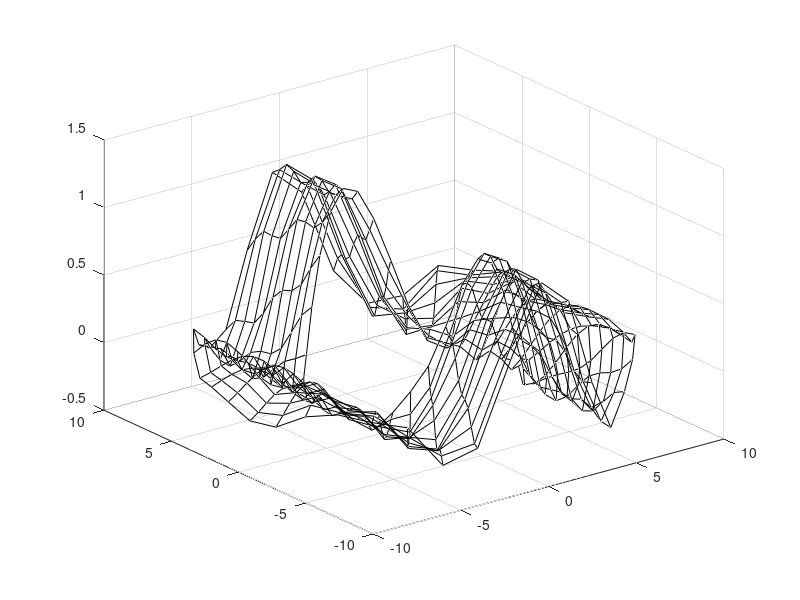

Reproduce this figure in MATLAB. (Note: this script raises an error after producing the figure.)
% Create some polar data to work with.
theta = linspace(0,2*pi,40);
rho = [5:.5:10]';
[rho,theta] = meshgrid(rho,theta);
% Map the polar coordinates to Cartesian coordinates.
[X,Y] = pol2cart(theta,rho);
Z = (sin(X)./X) + .05*sin(3*Y);
% Generate a black wire mesh plot.
hm = mesh(X,Y,Z);
set(hm,'FaceColor','none','EdgeColor','k')
hold on
ax = axis;
axis(ax)
% Project Data to the different planes.
h(1) = surf(X,Y,ax()+0*Z,Z); % X-Y Plane Projection
h(2) = surf(X,ax(4)+0*Y,Z);   % X-Z Plane Projection
h(3) = surf(ax(2)+0*X,Y,Z);   % Y-Z Plane Projection
set(h,'FaceColor','interp','EdgeColor','interp')
% Build a colormap that consists of three separate
% colormaps.
cmapX = bone(32);
cmapY = cool(32);
cmapZ = jet(32);
cmap = [cmapX;cmapY;cmapZ];
colormap(cmap)
% Map the CData of each surface plot to a contiguous, 
% nonoverlapping set of data.  Each CData must have
% the same range.
zmin = min(Z(:));
zmax = max(Z(:));
% CDX ranges from 1 to 32.
cdx = min(32,round(31*(Z-zmin)/(zmax-zmin))+1);
% CDY ranges from 33 to 64.
cdy = cdx+32;
% CDZ ranges from 65 to 96.
cdz = cdy+32;
% Update the CDatas.
set(h(1),'CData',cdx)
set(h(3),'CData',cdy)
set(h(2),'CData',cdz)
% Change CLim (Color Limits) so that it spans all the CDatas
caxis([min(cdx(:)) max(cdz(:))])

% % Define a colormap that uses the cool colormap and 
% % the gray colormap and assign it as the Figure's colormap.
% colormap([cool(64);gray(64)])
% % Generate some surface data.
% [X,Y,Z] = peaks(30);
% % Produce the two surface plots.
% h(1) = surf(X,Y,Z);
% hold on
% h(2) = pcolor(X,Y,Z);
% hold off
% % Move the pcolor to Z = -10.
% % The 0*Z is in the statement below to insure that the size
% % of the ZData does not change.
% set(h(2),'ZData',-10 + 0*Z)
% set(h(2),'FaceColor','interp','EdgeColor','interp')
% view(3)
% % Scale the CData (Color Data) of each plot so that the 
% % plots have contiguous, nonoverlapping values.  The range 
% % of each CData should be equal. Here the CDatas are mapped 
% % to integer values so that they are easier to manage; 
% % however, this is not necessary.
% % Initially, both CDatas are equal to Z.
% m = 64;  % 64-elements is each colormap
% cmin = min(Z(:));
% cmax = max(Z(:));
% % CData for surface
% C1 = min(m,round((m-1)*(Z-cmin)/(cmax-cmin))+1); 
% % CData for pcolor
% C2 = 64+C1;
% % Update the CDatas for each object.
% set(h(1),'CData',C1);
% set(h(2),'CData',C2);
% % Change the CLim property of axes so that it spans the 
% % CDatas of both objects.
% caxis([min(C1(:)) max(C2(:))])
% 
% % figure
% % %% Create two axes
% % ax1 = axes;
% % [x,y,z] = peaks;
% % surf(ax1,x,y,z)
% % view(2)
% % ax2 = axes;
% % scatter(ax2,randn(1,120),randn(1,120),50,randn(1,120),'filled')
% % %% Link them together
% % linkaxes([ax1,ax2])
% % %% Hide the top axes
% % ax2.Visible = 'off';
% % ax2.XTick = [];
% % ax2.YTick = [];
% % %% Give each one its own colormap
% % colormap(ax1,'hot')
% % colormap(ax2,'cool')
% % %% Then add colorbars and get everything lined up
% % set([ax1,ax2],'Position',[.17 .11 .685 .815]);
% % cb1 = colorbar(ax1,'Position',[.05 .11 .0675 .815]);
% % cb2 = colorbar(ax2,'Position',[.88 .11 .0675 .815]);
% 
% 
% % clear all
% % figure
% % 
% % 
% % hold on
% % 
% % [x,y,z] = peaks;
% % 
% % surf(x,y,z,'edgecolor','none');
% % hold on
% % grid on
% % 
% % 
% % 
% % [X,map] = imread('newWorld.png');
% % 
% % % 
% % % colormap(map);
% % 
% % x=xlim;
% % y=ylim;
% % 
% % surf([x;x],[y(1) y(1) ; y(2) y(2)],[-pi  -pi;-pi  -pi],...
% %     'facecolor','texturemap',...
% %     'cdata',X);
% % 
% % xlabel('x')
% % ylabel('y')
% % zlabel('z')
% % 
% % view(3)
% 
% 
% % figure
% % hold on
% % 
% % t = 0:pi/50:10*pi;
% % plot3(sin(t),cos(t),t);
% % 
% % grid on
% % 
% % load clown
% % colormap(map)
% % 
% % x=xlim
% % y=ylim
% % 
% % surf([x;x],[y(1) y(1) ; y(2) y(2)],zeros(2),...
% %     'facecolor','texturemap',...
% %     'cdata',X(end:-1:1,:))
% % 
% % xlabel('x')
% % ylabel('y')
% % zlabel('z')
% % 
% % view(3)
% 
% 
% 
% 
% 
% 
% 
% 
% 
% % % the data that you want to plot as a 3D surface.
% % [x,y,z] = peaks;
% %  
% % % get the corners of the domain in which the data occurs.
% % min_x = min(min(x));
% % min_y = min(min(y));
% % max_x = max(max(x));
% % max_y = max(max(y));
% %  
% % % the image data you want to show as a plane.
% % planeimg =flipud(imread('newWorld.png'));
% %  
% % % scale image between [0, 255] in order to use a custom color map for it.
% % minplaneimg = min(min(planeimg)); % find the minimum
% % scaledimg = (floor(((planeimg - minplaneimg) ./ ...
% %     (max(max(planeimg)) - minplaneimg)) * 255)); % perform scaling
% %  
% % % convert the image to a true color image with the jet colormap.
% % colorimg = ind2rgb(scaledimg,jet(256));
% %  
% % % set hold on so we can show multiple plots / surfs in the figure.
% % figure; hold on;
% %  
% % % do a normal surface plot.
% % surf(x,y,z,'edgecolor','none');
% %  
% %  
% % % desired z position of the image plane.
% % imgzposition = -10;
% %  
% % % plot the image plane using surf.
% % surf([min_x max_x],[min_y max_y],repmat(imgzposition, [2 2]),...
% %     colorimg,'facecolor','texture')
% %  
% % % set the view.
% % view(45,30);
% %  
% % % label the axes
% % xlabel('x');
% % ylabel('y');
% % zlabel('z');
% % % 
% % % % the data that you want to plot as a 3D surface.
% % % [x,y,z] = peaks;
% % %  
% % % 
% % %  
% % % % the image data you want to show as a plane.
% % % planeimg =flipud(imread('newWorld.png'));
% % %  
% % %  
% % % % set hold on so we can show multiple plots / surfs in the figure.
% % % figure; hold on;
% % %  
% % % % do a normal surface plot.
% % % surf(x,y,z,'edgecolor','none');
% % %  
% % % % desired z position of the image plane.
% % % imgzposition = -pi;
% % %  
% % % % plot the image plane using surf.
% % % % surf([min_x max_x],[min_y max_y],repmat(imgzposition, [2 2]),...
% % % %     planeimg,'facecolor','texture')
% % % surf([0  9.2],[0  9.2],repmat(imgzposition, [2 2]),...
% % %     planeimg,'facecolor','texture')
% % %  
% % % % set the view.
% % % view(45,30);
% % %  
% % % 
% % % % figure;
% % % % Im=flipud(imread('newWorld.png'));
% % % % 
% % % % %// Dummy surface to plot.
% % % % Z = peaks(9);
% % % % 
% % % % %// Prepare image position
% % % % shift = pi;
% % % % xIm=zeros(9)-shift;
% % % % 
% % % % hold on
% % % % surface(xIm,Im,'FaceColor','texturemap','EdgeColor','none','CDataMapping','direct')
% % % % % surface(Z,'FaceAlpha',0.8,'LineStyle','none','FaceColor','interp');
% % % % axis([0 9 0 9])
% % % % axis on
% % % % % view(-35,45)
% % % % 
% % % % box on
% % % % rotate3d on
% % % % axis equal
% % % 
